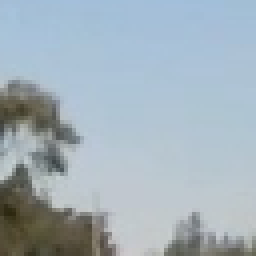
#> input picture dataset/non-vehicles/Extras/extra117.png, 64 x 64 px (shown 4 times larger)
$ python -i lesson_Functions.py   (imports and definitions only)   (older library calls are emulated)
#> lines starting #> are read from the running program, lines starting #| are printed output that depends on the picture
#Majority of the function were borrow from Udacity CAR-nanodegree program and were adapted to me this project.

import matplotlib.image as mpimg
import matplotlib.pyplot as plt
import numpy as np
import cv2
import glob
import time
import pickle
from sklearn.svm import LinearSVC
from sklearn.preprocessing import StandardScaler
from skimage.feature import hog
from sklearn.model_selection import train_test_split

## Prints two images to compare input and output of a fucntion
# [71 lines left out: functions printImg, collect_data, not called in this run]


#Down sampling the image input 64x64 to 32 to 32
def bin_spatial(img, size=(32, 32)):
    color1 = cv2.resize(img[:,:,0], size).ravel()
    color2 = cv2.resize(img[:,:,1], size).ravel()
    color3 = cv2.resize(img[:,:,2], size).ravel()
    return np.hstack((color1, color2, color3))

#Craetes a histograms from each color chanel
def color_hist(img, nbins=32):    #bins_range=(0, 256)
    # Compute the histogram of the color channels separately
    channel1_hist = np.histogram(img[:,:,0], bins=nbins)
    channel2_hist = np.histogram(img[:,:,1], bins=nbins)
    channel3_hist = np.histogram(img[:,:,2], bins=nbins)
    # Concatenate the histograms into a single feature vector
    hist_features = np.concatenate((channel1_hist[0], channel2_hist[0], channel3_hist[0]))
    # Return the individual histograms, bin_centers and feature vector
    return hist_features

# Function to return HOG features and visualization
def get_hog_features(img, orient, pix_per_cell, cell_per_block,
                        vis=False, feature_vec=True):
    # Call with two outputs if vis==True
    if vis == True:
        features, hog_image = hog(img, orientations=orient, pixels_per_cell=(pix_per_cell, pix_per_cell),
                                  cells_per_block=(cell_per_block, cell_per_block), transform_sqrt=True,
                                  visualise=vis, feature_vector=feature_vec)
        return features, hog_image
    # Otherwise call with one output
    else:
        features = hog(img, orientations=orient, pixels_per_cell=(pix_per_cell, pix_per_cell),
                       cells_per_block=(cell_per_block, cell_per_block), transform_sqrt=False,
                       visualise=vis, feature_vector=feature_vec)
        return features

#Change the color of the input
# [99 lines left out: functions convert_color, extract_features, draw_boxes, slide_window, not called in this run]


# # single_img_features
# Define a function to extract features from a single image window
# This function is very similar to extract_features()
# just for a single image rather than list of images
def single_img_features(img, color_space='RGB', spatial_size=(32, 32),
                        hist_bins=32, orient=9,
                        pix_per_cell=8, cell_per_block=2, hog_channel=0,
                        spatial_feat=True, hist_feat=True, hog_feat=True):
    #1) Define an empty list to receive features
    img_features = []

    #2) Apply color conversion if other than 'RGB'
    if color_space != 'RGB':
        feature_image = convert_color(img, color_space = color_space)
    else: feature_image = np.copy(img)

    #3) Compute spatial features if flag is set
    if spatial_feat == True:
        spatial_features = bin_spatial(feature_image, size=spatial_size)
        #4) Append features to list
        img_features.append(spatial_features)
    #5) Compute histogram features if flag is set
    if hist_feat == True:
        hist_features = color_hist(feature_image, nbins=hist_bins)
        #6) Append features to list
        img_features.append(hist_features)
    #7) Compute HOG features if flag is set
    if hog_feat == True:
        if hog_channel == 'ALL':
            hog_features = []
            for channel in range(feature_image.shape[2]):
                hog_features.append(get_hog_features(feature_image[:,:,channel],orient,
                        pix_per_cell, cell_per_block,vis=False, feature_vec=True))
            hog_features = np.ravel(hog_features)
        else:
            hog_features = get_hog_features(feature_image[:,:,hog_channel], orient,
                        pix_per_cell, cell_per_block, vis=False, feature_vec=True)
        #8) Append features to list
        img_features.append(hog_features)

    #9) Return concatenated array of features
    return np.concatenate(img_features)

# search_windows
# return a list of windows to be searched for an clasified object
# Scaler is the tool used to normalize the data
# [64 lines left out: functions search_windows, searchTestImages, not called in this run]

>>> import cv2
>>> picture = cv2.cvtColor(cv2.imread('../dataset/non-vehicles/Extras/extra117.png'), cv2.COLOR_BGR2RGB)
>>> result = single_img_features(picture)
#> in bin_spatial, `color1 = cv2.resize(img[:,:,0], size).ravel()`: color1 = 1024 values, max 202 at index 1008, min 48 at index 833, mean 163
#> in bin_spatial, `color2 = cv2.resize(img[:,:,1], size).ravel()`: color2 = 1024 values, max 203 at index 912, min 43 at index 833, mean 177.2
#> in bin_spatial, `color3 = cv2.resize(img[:,:,2], size).ravel()`: color3 = 1024 values, max 219 at index 22, min 19 at index 833, mean 186.5
#> in single_img_features, `spatial_features = bin_spatial(feature_image, size=spatial_size)`: spatial_features = 3072 values, max 219 at index 2070, min 19 at index 2881, mean 175.6
#> in color_hist, `hist_features = np.concatenate((channel1_hist[0], channel2_hist[0], ch..`: hist_features = 96 values, max 1537 at index 62, min 1 at index 1, mean 128
#> in get_hog_features, `features = hog(img, orientations=orient, pixels_per_cell=(pix_per_cell..`: features = 1764 values, max 0.42 at index 724, min 0 at index 10, mean 0.124
#> in get_hog_features, `features = hog(img, orientations=orient, pixels_per_cell=(pix_per_cell..`:
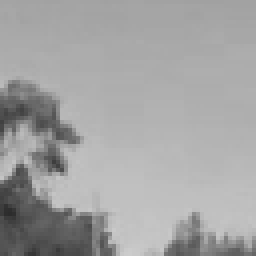
#> img: shape (64, 64) (shown 4 times larger); min 44, max 204, mean 162.9
#> in single_img_features, `hog_features = get_hog_features(feature_image[:,:,hog_channel], orient..`: hog_features has the same summary as features in get_hog_features
#> result = 4932 values, max 1537 at index 3134, min 0 at index 3178, mean 111.9
